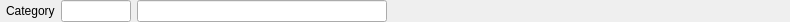
<?xml version="1.0" encoding="UTF-8"?>
<ui version="4.0">
 <class>FRoomCatSale</class>
 <widget class="QWidget" name="FRoomCatSale">
  <property name="geometry">
   <rect>
    <x>0</x>
    <y>0</y>
    <width>790</width>
    <height>20</height>
   </rect>
  </property>
  <property name="windowTitle">
   <string>Form</string>
  </property>
  <layout class="QHBoxLayout" name="horizontalLayout">
   <property name="sizeConstraint">
    <enum>QLayout::SetMinimumSize</enum>
   </property>
   <property name="leftMargin">
    <number>0</number>
   </property>
   <property name="topMargin">
    <number>0</number>
   </property>
   <property name="rightMargin">
    <number>0</number>
   </property>
   <property name="bottomMargin">
    <number>0</number>
   </property>
   <item>
    <widget class="WDate2" name="wd" native="true"/>
   </item>
   <item>
    <widget class="QLabel" name="label">
     <property name="text">
      <string>Category</string>
     </property>
    </widget>
   </item>
   <item>
    <widget class="EQLineEdit" name="leCat">
     <property name="maximumSize">
      <size>
       <width>70</width>
       <height>16777215</height>
      </size>
     </property>
    </widget>
   </item>
   <item>
    <widget class="EQLineEdit" name="leCatName">
     <property name="maximumSize">
      <size>
       <width>250</width>
       <height>16777215</height>
      </size>
     </property>
    </widget>
   </item>
   <item>
    <spacer name="horizontalSpacer">
     <property name="orientation">
      <enum>Qt::Horizontal</enum>
     </property>
     <property name="sizeHint" stdset="0">
      <size>
       <width>247</width>
       <height>20</height>
      </size>
     </property>
    </spacer>
   </item>
  </layout>
 </widget>
 <customwidgets>
  <customwidget>
   <class>EQLineEdit</class>
   <extends>QLineEdit</extends>
   <header location="global">eqlineedit.h</header>
   <slots>
    <signal>customButtonClicked(bool)</signal>
   </slots>
  </customwidget>
  <customwidget>
   <class>WDate2</class>
   <extends>QWidget</extends>
   <header location="global">wdate2.h</header>
   <container>1</container>
  </customwidget>
 </customwidgets>
 <resources/>
 <connections/>
</ui>
